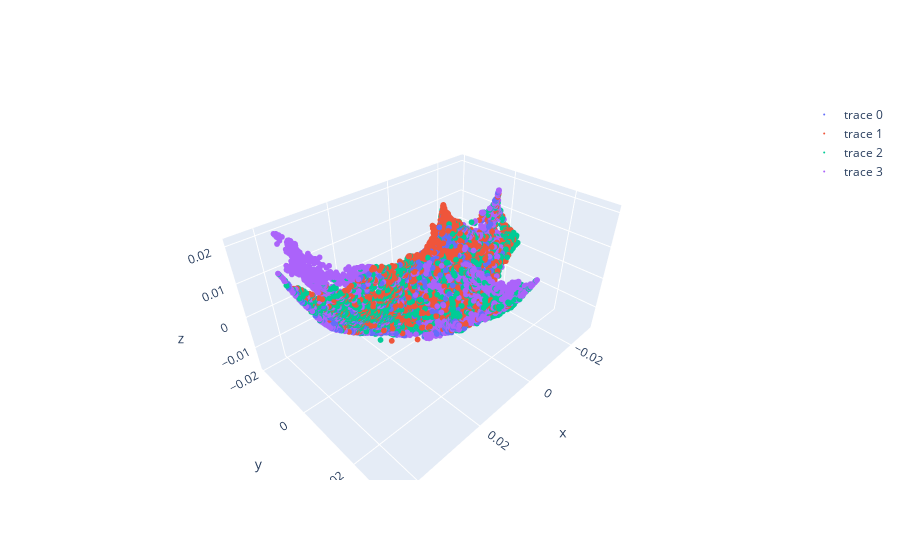

The notebook cell this image was saved under:
### Code cell
import plotly.graph_objects as go

fig = go.Figure()
for i in range(adata.obs['day_class'].nunique()):
    fig.add_scatter3d(x=data['phate'][adata.obs['day_class']==i,0], 
                      y=data['phate'][adata.obs['day_class']==i,1], 
                      z=data['phate'][adata.obs['day_class']==i,2], 
                      mode='markers', marker=dict(size=2, color=i))
fig.show()

### Figure 1 — Plotly figure (JSON) as saved in the notebook; plotly's stock layout.template omitted (floating-point values rounded to 4 significant figures; data arrays with more than 128 entries replaced by an {"elided": "..."} marker saying what was removed)
{"data": [{"marker": {"color": 0, "size": 2}, "mode": "markers", "type": "scatter3d", "x": {"elided": "7551 float values"}, "y": {"elided": "7551 float values"}, "z": {"elided": "7551 float values"}}, {"marker": {"color": 1, "size": 2}, "mode": "markers", "type": "scatter3d", "x": {"elided": "7094 float values"}, "y": {"elided": "7094 float values"}, "z": {"elided": "7094 float values"}}, {"marker": {"color": 2, "size": 2}, "mode": "markers", "type": "scatter3d", "x": {"elided": "7441 float values"}, "y": {"elided": "7441 float values"}, "z": {"elided": "7441 float values"}}, {"marker": {"color": 3, "size": 2}, "mode": "markers", "type": "scatter3d", "x": {"elided": "5914 float values"}, "y": {"elided": "5914 float values"}, "z": {"elided": "5914 float values"}}], "layout": {}}
